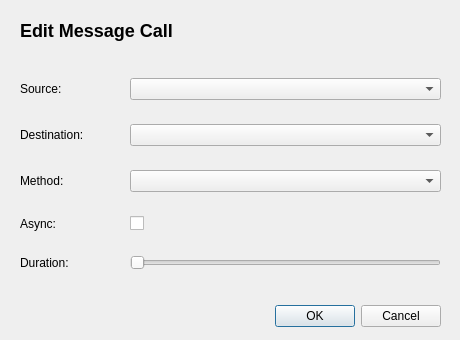
<?xml version="1.0" encoding="UTF-8"?>
<ui version="4.0">
 <class>EditCallDialog</class>
 <widget class="QDialog" name="EditCallDialog">
  <property name="geometry">
   <rect>
    <x>0</x>
    <y>0</y>
    <width>460</width>
    <height>340</height>
   </rect>
  </property>
  <property name="windowTitle">
   <string>Dialog</string>
  </property>
  <widget class="QDialogButtonBox" name="buttonBox">
   <property name="geometry">
    <rect>
     <x>100</x>
     <y>300</y>
     <width>341</width>
     <height>32</height>
    </rect>
   </property>
   <property name="orientation">
    <enum>Qt::Horizontal</enum>
   </property>
   <property name="standardButtons">
    <set>QDialogButtonBox::Cancel|QDialogButtonBox::Ok</set>
   </property>
  </widget>
  <widget class="QWidget" name="gridLayoutWidget">
   <property name="geometry">
    <rect>
     <x>20</x>
     <y>60</y>
     <width>421</width>
     <height>231</height>
    </rect>
   </property>
   <layout class="QGridLayout" name="gridLayout" columnstretch="1,3">
    <item row="0" column="1">
     <widget class="QComboBox" name="sourceComboBox"/>
    </item>
    <item row="1" column="1">
     <widget class="QComboBox" name="destinationComboBox"/>
    </item>
    <item row="3" column="1">
     <widget class="QCheckBox" name="asyncCheckBox">
      <property name="layoutDirection">
       <enum>Qt::LeftToRight</enum>
      </property>
      <property name="text">
       <string/>
      </property>
     </widget>
    </item>
    <item row="1" column="0">
     <widget class="QLabel" name="label_2">
      <property name="text">
       <string>Destination:</string>
      </property>
     </widget>
    </item>
    <item row="0" column="0">
     <widget class="QLabel" name="label">
      <property name="text">
       <string>Source:</string>
      </property>
     </widget>
    </item>
    <item row="2" column="1">
     <widget class="QComboBox" name="methodComboBox"/>
    </item>
    <item row="3" column="0">
     <widget class="QLabel" name="label_5">
      <property name="text">
       <string>Async:</string>
      </property>
     </widget>
    </item>
    <item row="2" column="0">
     <widget class="QLabel" name="label_4">
      <property name="text">
       <string>Method:</string>
      </property>
     </widget>
    </item>
    <item row="4" column="1">
     <widget class="QSlider" name="durationHorizontalSlider">
      <property name="minimum">
       <number>50</number>
      </property>
      <property name="maximum">
       <number>900</number>
      </property>
      <property name="orientation">
       <enum>Qt::Horizontal</enum>
      </property>
     </widget>
    </item>
    <item row="4" column="0">
     <widget class="QLabel" name="label_6">
      <property name="text">
       <string>Duration:</string>
      </property>
     </widget>
    </item>
   </layout>
  </widget>
  <widget class="QLabel" name="label_3">
   <property name="geometry">
    <rect>
     <x>20</x>
     <y>10</y>
     <width>311</width>
     <height>41</height>
    </rect>
   </property>
   <property name="styleSheet">
    <string notr="true">font-weight: bold;
font-size: 18px;</string>
   </property>
   <property name="text">
    <string>Edit Message Call</string>
   </property>
   <property name="textFormat">
    <enum>Qt::AutoText</enum>
   </property>
  </widget>
 </widget>
 <resources/>
 <connections>
  <connection>
   <sender>buttonBox</sender>
   <signal>accepted()</signal>
   <receiver>EditCallDialog</receiver>
   <slot>accept()</slot>
   <hints>
    <hint type="sourcelabel">
     <x>248</x>
     <y>254</y>
    </hint>
    <hint type="destinationlabel">
     <x>157</x>
     <y>274</y>
    </hint>
   </hints>
  </connection>
  <connection>
   <sender>buttonBox</sender>
   <signal>rejected()</signal>
   <receiver>EditCallDialog</receiver>
   <slot>reject()</slot>
   <hints>
    <hint type="sourcelabel">
     <x>316</x>
     <y>260</y>
    </hint>
    <hint type="destinationlabel">
     <x>286</x>
     <y>274</y>
    </hint>
   </hints>
  </connection>
 </connections>
</ui>
